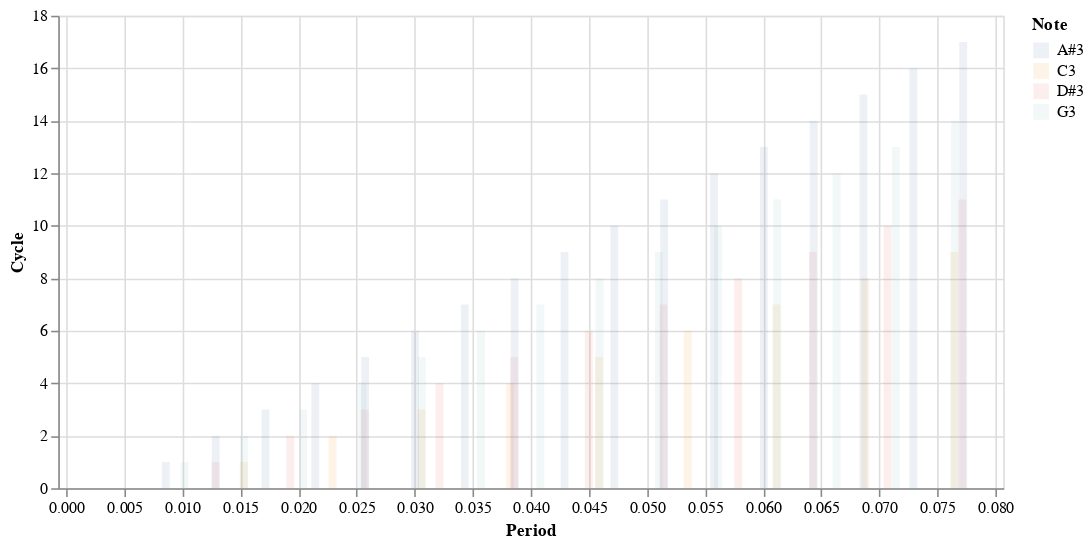

Source (notebook cell):
### Code cell
chart3 = alt.Chart(long_period_df).mark_bar(
    opacity=0.1,
    clip=True
    # xOffset=0.5
).encode(
    x=alt.X('t_values', title='Period',scale=alt.Scale(domain=[0, 0.08])),
    y=alt.Y('cycle_or_t:Q', title='Cycle' ),
    color=alt.Color('note_name', title='Note'),
).properties(
    width=600,
    height=300
)
chart3

### Figure 1 — Vega-Lite specification as saved in the notebook (floating-point values rounded to 4 significant figures)
{"config": {"view": {"continuousWidth": 300, "continuousHeight": 300}}, "data": {"name": "data-9bd0563def454d74f3a54d2368c1432e"}, "mark": {"type": "bar", "clip": true, "opacity": 0.1}, "encoding": {"color": {"field": "note_name", "title": "Note", "type": "nominal"}, "x": {"field": "t_values", "scale": {"domain": [0, 0.08]}, "title": "Period", "type": "quantitative"}, "y": {"field": "cycle_or_t", "title": "Cycle", "type": "quantitative"}}, "height": 300, "width": 600, "$schema": "https://vega.github.io/schema/vega-lite/v5.20.1.json", "datasets": {"data-9bd0563def454d74f3a54d2368c1432e": [{"cycle_or_t": 0, "note_name": "C3", "t_values": 0.007645}, {"cycle_or_t": 1, "note_name": "C3", "t_values": 0.01529}, {"cycle_or_t": 2, "note_name": "C3", "t_values": 0.02293}, {"cycle_or_t": 3, "note_name": "C3", "t_values": 0.03058}, {"cycle_or_t": 4, "note_name": "C3", "t_values": 0.03822}, {"cycle_or_t": 5, "note_name": "C3", "t_values": 0.04587}, {"cycle_or_t": 6, "note_name": "C3", "t_values": 0.05351}, {"cycle_or_t": 7, "note_name": "C3", "t_values": 0.06116}, {"cycle_or_t": 8, "note_name": "C3", "t_values": 0.0688}, {"cycle_or_t": 9, "note_name": "C3", "t_values": 0.07645}, {"cycle_or_t": 10, "note_name": "C3", "t_values": 0.08409}, {"cycle_or_t": 11, "note_name": "C3", "t_values": 0.09173}, {"cycle_or_t": 12, "note_name": "C3", "t_values": 0.09938}, {"cycle_or_t": 13, "note_name": "C3", "t_values": 0.107}, {"cycle_or_t": 14, "note_name": "C3", "t_values": 0.1147}, {"cycle_or_t": 15, "note_name": "C3", "t_values": 0.1223}, {"cycle_or_t": 16, "note_name": "C3", "t_values": 0.13}, {"cycle_or_t": 17, "note_name": "C3", "t_values": 0.1376}, {"cycle_or_t": 18, "note_name": "C3", "t_values": 0.1452}, {"cycle_or_t": 0, "note_name": "D#3", "t_values": 0.006428}, {"cycle_or_t": 1, "note_name": "D#3", "t_values": 0.01286}, {"cycle_or_t": 2, "note_name": "D#3", "t_values": 0.01928}, {"cycle_or_t": 3, "note_name": "D#3", "t_values": 0.02571}, {"cycle_or_t": 4, "note_name": "D#3", "t_values": 0.03214}, {"cycle_or_t": 5, "note_name": "D#3", "t_values": 0.03857}, {"cycle_or_t": 6, "note_name": "D#3", "t_values": 0.045}, {"cycle_or_t": 7, "note_name": "D#3", "t_values": 0.05143}, {"cycle_or_t": 8, "note_name": "D#3", "t_values": 0.05785}, {"cycle_or_t": 9, "note_name": "D#3", "t_values": 0.06428}, {"cycle_or_t": 10, "note_name": "D#3", "t_values": 0.07071}, {"cycle_or_t": 11, "note_name": "D#3", "t_values": 0.07714}, {"cycle_or_t": 12, "note_name": "D#3", "t_values": 0.08357}, {"cycle_or_t": 13, "note_name": "D#3", "t_values": 0.09}, {"cycle_or_t": 14, "note_name": "D#3", "t_values": 0.09642}, {"cycle_or_t": 15, "note_name": "D#3", "t_values": 0.1029}, {"cycle_or_t": 16, "note_name": "D#3", "t_values": 0.1093}, {"cycle_or_t": 17, "note_name": "D#3", "t_values": 0.1157}, {"cycle_or_t": 18, "note_name": "D#3", "t_values": 0.1221}, {"cycle_or_t": 0, "note_name": "G3", "t_values": 0.005102}, {"cycle_or_t": 1, "note_name": "G3", "t_values": 0.0102}, {"cycle_or_t": 2, "note_name": "G3", "t_values": 0.01531}, {"cycle_or_t": 3, "note_name": "G3", "t_values": 0.02041}, {"cycle_or_t": 4, "note_name": "G3", "t_values": 0.02551}, {"cycle_or_t": 5, "note_name": "G3", "t_values": 0.03061}, {"cycle_or_t": 6, "note_name": "G3", "t_values": 0.03571}, {"cycle_or_t": 7, "note_name": "G3", "t_values": 0.04082}, {"cycle_or_t": 8, "note_name": "G3", "t_values": 0.04592}, {"cycle_or_t": 9, "note_name": "G3", "t_values": 0.05102}, {"cycle_or_t": 10, "note_name": "G3", "t_values": 0.05612}, {"cycle_or_t": 11, "note_name": "G3", "t_values": 0.06123}, {"cycle_or_t": 12, "note_name": "G3", "t_values": 0.06633}, {"cycle_or_t": 13, "note_name": "G3", "t_values": 0.07143}, {"cycle_or_t": 14, "note_name": "G3", "t_values": 0.07653}, {"cycle_or_t": 15, "note_name": "G3", "t_values": 0.08163}, {"cycle_or_t": 16, "note_name": "G3", "t_values": 0.08674}, {"cycle_or_t": 17, "note_name": "G3", "t_values": 0.09184}, {"cycle_or_t": 18, "note_name": "G3", "t_values": 0.09694}, {"cycle_or_t": 0, "note_name": "A#3", "t_values": 0.00429}, {"cycle_or_t": 1, "note_name": "A#3", "t_values": 0.008581}, {"cycle_or_t": 2, "note_name": "A#3", "t_values": 0.01287}, {"cycle_or_t": 3, "note_name": "A#3", "t_values": 0.01716}, {"cycle_or_t": 4, "note_name": "A#3", "t_values": 0.02145}, {"cycle_or_t": 5, "note_name": "A#3", "t_values": 0.02574}, {"cycle_or_t": 6, "note_name": "A#3", "t_values": 0.03003}, {"cycle_or_t": 7, "note_name": "A#3", "t_values": 0.03432}, {"cycle_or_t": 8, "note_name": "A#3", "t_values": 0.03861}, {"cycle_or_t": 9, "note_name": "A#3", "t_values": 0.0429}, {"cycle_or_t": 10, "note_name": "A#3", "t_values": 0.04719}, {"cycle_or_t": 11, "note_name": "A#3", "t_values": 0.05148}, {"cycle_or_t": 12, "note_name": "A#3", "t_values": 0.05577}, {"cycle_or_t": 13, "note_name": "A#3", "t_values": 0.06006}, {"cycle_or_t": 14, "note_name": "A#3", "t_values": 0.06436}, {"cycle_or_t": 15, "note_name": "A#3", "t_values": 0.06865}, {"cycle_or_t": 16, "note_name": "A#3", "t_values": 0.07294}, {"cycle_or_t": 17, "note_name": "A#3", "t_values": 0.07723}, {"cycle_or_t": 18, "note_name": "A#3", "t_values": 0.08152}]}}
